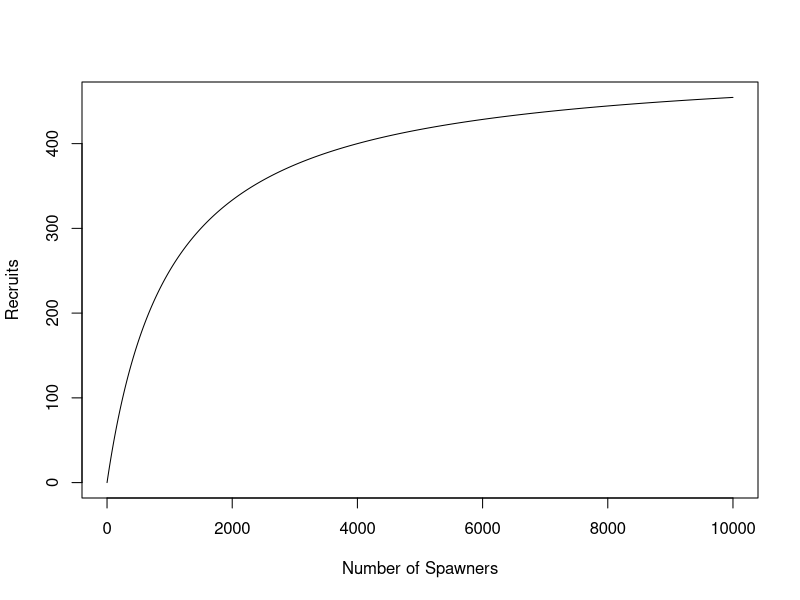
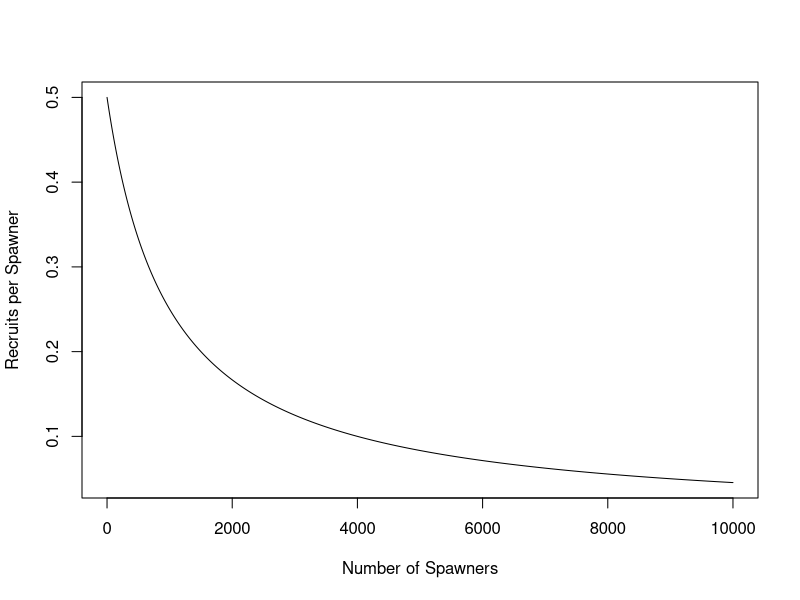
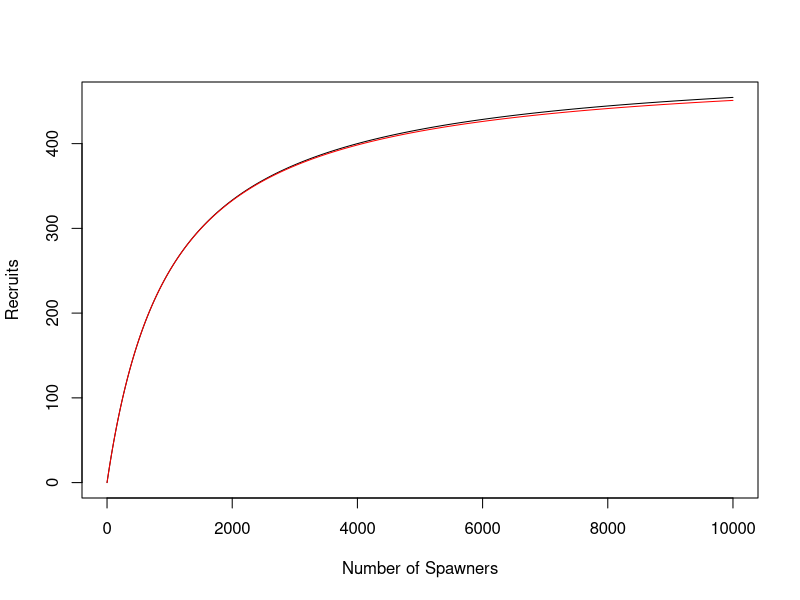

Generate these figures, in order, with R:
## ---- chunk 1
knitr::opts_chunk$set(echo = TRUE)
## ---- chunk 2
#a represents maximum survival rate
a <- 0.5
#b represents where carrying capacity is
b <- 0.001
#s represents the number of individuals
s <- 0:10000
#R represents the recruitment
r <- a*s/(1+b*s)
#plot the recruitment
plot(s, a*s/(1+b*s), type = "l", xlab = "Number of Spawners", ylab = "Recruits")
## ---- chunk 3
#plot the per capita recruitment
plot(s, a/(1+b*s), type = "l", xlab = "Number of Spawners", ylab = "Recruits per Spawner")
## ---- chunk 4
#number of time steps
n <- 300
#length of time steps
dt <- 1
#M0 represents the density independent mortality
Mo <- -log(a)/n
#Monet represents the density dependent mortality
Mone <- b/(1-a)*Mo
#Rhat represents the predicted number of spawners, integrating 300 time steps to get the number of recruits
Rhat <- matrix(nrow = n, ncol = length(s))
Rhat[1,] <- s
for(t in 2:n){
    #calculate rate of change
    dNdt <- -Mo*Rhat[t-1,] - Mone*Rhat[t-1,]^2
    #calculate the number of recruits in each time step
    Rhat[t,] <- Rhat[t-1,] + dNdt*dt
}
#plot the number of recruits
plot(r~s, type = "l", xlab = "Number of Spawners", ylab = "Recruits")
lines(Rhat[n,]~s, col = "red")
